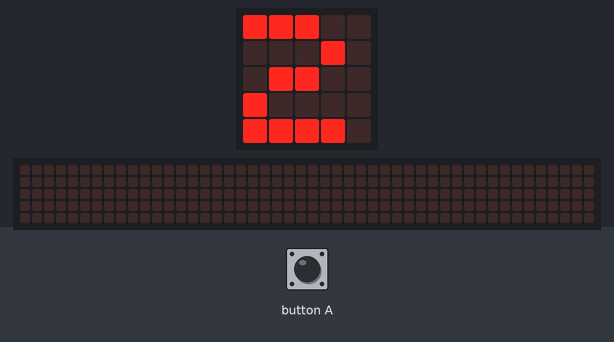
This program was run on a simulated BBC micro:bit (MakeCode). Parts: the board's 5×5 LED display, a strip that is not on the board, showing the scrolling text unrolled. The inputs (shaded band) are chosen by the test bench. No radio messages arrive unless stated (any console line starting 'radio sent:' is added by the test bench); the 48×5 strip is a reading aid, not a part: it shows the text the display is scrolling, unrolled, one strip-width of it at a time; what the program prints to the serial console is not drawn.

Above: at 1.9 s.
2.0 s: button A pressed for 0.15 s
At 5.6 s:
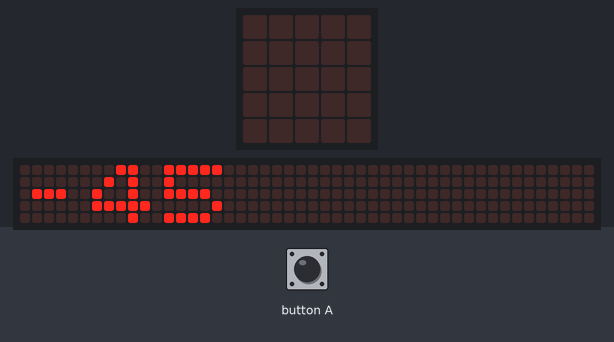
At 7.2 s:
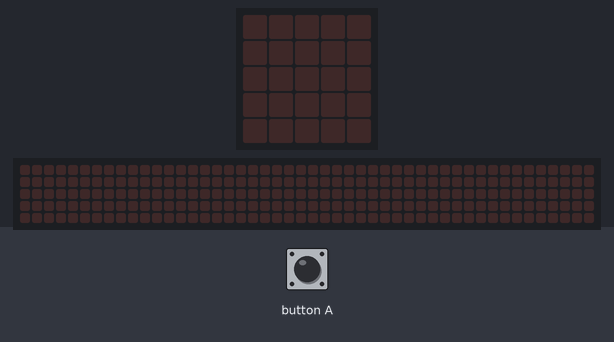
Timing chart, 0 to 8.7 s (numbered marks = the images above; inputs shaded):
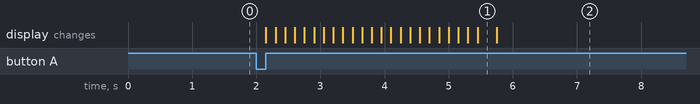

The program:

main.ts
```typescript
radio.onReceivedNumber(function (receivedNumber) {
    if (xMaxReceived == 1) {
        xMax = radio.receivedPacket(RadioPacketProperty.SignalStrength)
        xMaxReceived = 0
    }
})
input.onButtonPressed(Button.A, function () {
    basic.showNumber(0 - xMax - 45)
    basic.pause(5000)
    basic.showNumber(2)
})
let xMax = 0
let xMaxReceived = 0
basic.showNumber(2)
xMaxReceived = 0
basic.forever(function () {
    if (xMaxReceived == 0) {
        radio.setGroup(115)
        radio.sendNumber(xMax)
        radio.setGroup(118)
        xMaxReceived = 1
    }
    basic.pause(3000)
})
```

test.ts
```typescript
// här hamnar tester och detta kompileras inte när det här paketet används som ett tillägg.
```

Measured:
- after the input at 2.0 s, the display: first changes after 0.15 s (image 1 shows a later state)
